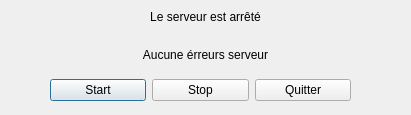
<?xml version="1.0" encoding="UTF-8"?>
<ui version="4.0">
 <class>windowserveur</class>
 <widget class="QDialog" name="windowserveur">
  <property name="windowModality">
   <enum>Qt::NonModal</enum>
  </property>
  <property name="geometry">
   <rect>
    <x>0</x>
    <y>0</y>
    <width>411</width>
    <height>115</height>
   </rect>
  </property>
  <property name="windowTitle">
   <string>Dialog</string>
  </property>
  <widget class="QWidget" name="verticalLayoutWidget">
   <property name="geometry">
    <rect>
     <x>10</x>
     <y>0</y>
     <width>391</width>
     <height>71</height>
    </rect>
   </property>
   <layout class="QVBoxLayout" name="verticalLayout_1">
    <item>
     <widget class="QLabel" name="label_1">
      <property name="text">
       <string>Le serveur est arrêté</string>
      </property>
      <property name="alignment">
       <set>Qt::AlignCenter</set>
      </property>
     </widget>
    </item>
    <item>
     <widget class="QLabel" name="label_2">
      <property name="text">
       <string>Aucune érreurs serveur</string>
      </property>
      <property name="alignment">
       <set>Qt::AlignCenter</set>
      </property>
     </widget>
    </item>
   </layout>
  </widget>
  <widget class="QWidget" name="horizontalLayoutWidget">
   <property name="geometry">
    <rect>
     <x>50</x>
     <y>70</y>
     <width>301</width>
     <height>41</height>
    </rect>
   </property>
   <layout class="QHBoxLayout" name="horizontalLayout_1">
    <item>
     <widget class="QPushButton" name="btStartServer">
      <property name="text">
       <string>Start</string>
      </property>
     </widget>
    </item>
    <item>
     <widget class="QPushButton" name="btStopServer">
      <property name="text">
       <string>Stop</string>
      </property>
     </widget>
    </item>
    <item>
     <widget class="QPushButton" name="btQuitterServer">
      <property name="text">
       <string>Quitter</string>
      </property>
     </widget>
    </item>
   </layout>
  </widget>
 </widget>
 <resources/>
 <connections/>
</ui>
